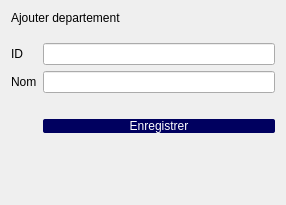
          <widget class="QWidget" name="scrollAreaWidgetContents_21">
           <property name="geometry">
            <rect>
             <x>0</x>
             <y>0</y>
             <width>286</width>
             <height>205</height>
            </rect>
           </property>
           <layout class="QFormLayout" name="formLayout_53">
            <item row="0" column="0" colspan="2">
             <widget class="QLabel" name="label_113">
              <property name="styleSheet">
               <string notr="true">font: 18pt &quot;Nunito Sans&quot;;</string>
              </property>
              <property name="text">
               <string>Ajouter departement</string>
              </property>
             </widget>
            </item>
            <item row="1" column="1">
             <layout class="QHBoxLayout" name="horizontalLayout_72"/>
            </item>
            <item row="2" column="1">
             <layout class="QHBoxLayout" name="horizontalLayout_159"/>
            </item>
            <item row="6" column="0">
             <widget class="QLabel" name="label_116">
              <property name="text">
               <string>ID</string>
              </property>
             </widget>
            </item>
            <item row="6" column="1">
             <widget class="QLineEdit" name="lineEdit12_20"/>
            </item>
            <item row="7" column="0">
             <widget class="QLabel" name="label_285">
              <property name="text">
               <string>Nom</string>
              </property>
             </widget>
            </item>
            <item row="7" column="1">
             <widget class="QLineEdit" name="lineEdit_104"/>
            </item>
            <item row="8" column="0">
             <widget class="QLabel" name="label_115">
              <property name="text">
               <string/>
              </property>
             </widget>
            </item>
            <item row="10" column="1">
             <widget class="QPushButton" name="pushButton_72">
              <property name="styleSheet">
               <string notr="true">QPushButton
{
	border: 10 px;border-radius: 2px;
background-color: rgb(0, 0, 95);
color:white;
	font: 25 9pt &quot;Nunito&quot;;
}</string>
              </property>
              <property name="text">
               <string>Enregistrer</string>
              </property>
             </widget>
            </item>
           </layout>
          </widget>
